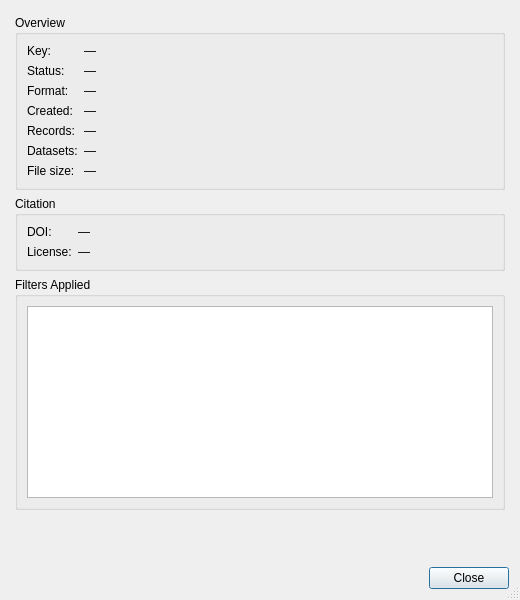
<?xml version="1.0" encoding="UTF-8"?>
<ui version="4.0">
 <class>DownloadDetailDialog</class>
 <widget class="QDialog" name="DownloadDetailDialog">
  <property name="geometry">
   <rect>
    <x>0</x>
    <y>0</y>
    <width>520</width>
    <height>600</height>
   </rect>
  </property>
  <property name="windowTitle">
   <string>Download Details</string>
  </property>
  <property name="sizeGripEnabled">
   <bool>true</bool>
  </property>
  <layout class="QVBoxLayout" name="verticalLayout_main">
   <item>
    <widget class="QScrollArea" name="scrollArea">
     <property name="widgetResizable"><bool>true</bool></property>
     <property name="frameShape"><enum>QFrame::NoFrame</enum></property>
     <widget class="QWidget" name="scrollContents">
      <property name="geometry">
       <rect><x>0</x><y>0</y><width>500</width><height>560</height></rect>
      </property>
      <layout class="QVBoxLayout" name="verticalLayout_scroll">
       <property name="leftMargin"><number>4</number></property>
       <property name="topMargin"><number>4</number></property>
       <property name="rightMargin"><number>4</number></property>
       <property name="bottomMargin"><number>4</number></property>

       <!-- Overview -->
       <item>
        <widget class="QGroupBox" name="overview_group">
         <property name="title"><string>Overview</string></property>
         <layout class="QFormLayout" name="formLayout_overview">
          <item row="0" column="0">
           <widget class="QLabel"><property name="text"><string>Key:</string></property></widget>
          </item>
          <item row="0" column="1">
           <widget class="QLabel" name="key_label">
            <property name="text"><string>—</string></property>
            <property name="textInteractionFlags">
             <set>Qt::LinksAccessibleByMouse|Qt::TextSelectableByKeyboard|Qt::TextSelectableByMouse</set>
            </property>
            <property name="openExternalLinks"><bool>true</bool></property>
           </widget>
          </item>
          <item row="1" column="0">
           <widget class="QLabel"><property name="text"><string>Status:</string></property></widget>
          </item>
          <item row="1" column="1">
           <widget class="QLabel" name="status_label">
            <property name="text"><string>—</string></property>
           </widget>
          </item>
          <item row="2" column="0">
           <widget class="QLabel"><property name="text"><string>Format:</string></property></widget>
          </item>
          <item row="2" column="1">
           <widget class="QLabel" name="format_label">
            <property name="text"><string>—</string></property>
           </widget>
          </item>
          <item row="3" column="0">
           <widget class="QLabel"><property name="text"><string>Created:</string></property></widget>
          </item>
          <item row="3" column="1">
           <widget class="QLabel" name="created_label">
            <property name="text"><string>—</string></property>
           </widget>
          </item>
          <item row="4" column="0">
           <widget class="QLabel"><property name="text"><string>Records:</string></property></widget>
          </item>
          <item row="4" column="1">
           <widget class="QLabel" name="records_label">
            <property name="text"><string>—</string></property>
           </widget>
          </item>
          <item row="5" column="0">
           <widget class="QLabel"><property name="text"><string>Datasets:</string></property></widget>
          </item>
          <item row="5" column="1">
           <widget class="QLabel" name="datasets_label">
            <property name="text"><string>—</string></property>
           </widget>
          </item>
          <item row="6" column="0">
           <widget class="QLabel"><property name="text"><string>File size:</string></property></widget>
          </item>
          <item row="6" column="1">
           <widget class="QLabel" name="size_label">
            <property name="text"><string>—</string></property>
           </widget>
          </item>
         </layout>
        </widget>
       </item>

       <!-- Citation -->
       <item>
        <widget class="QGroupBox" name="citation_group">
         <property name="title"><string>Citation</string></property>
         <layout class="QFormLayout" name="formLayout_citation">
          <item row="0" column="0">
           <widget class="QLabel"><property name="text"><string>DOI:</string></property></widget>
          </item>
          <item row="0" column="1">
           <widget class="QLabel" name="doi_label">
            <property name="text"><string>—</string></property>
            <property name="textInteractionFlags">
             <set>Qt::LinksAccessibleByMouse|Qt::TextSelectableByKeyboard|Qt::TextSelectableByMouse</set>
            </property>
            <property name="openExternalLinks"><bool>true</bool></property>
           </widget>
          </item>
          <item row="1" column="0">
           <widget class="QLabel"><property name="text"><string>License:</string></property></widget>
          </item>
          <item row="1" column="1">
           <widget class="QLabel" name="license_label">
            <property name="text"><string>—</string></property>
            <property name="wordWrap"><bool>true</bool></property>
            <property name="textInteractionFlags">
             <set>Qt::LinksAccessibleByMouse|Qt::TextSelectableByKeyboard|Qt::TextSelectableByMouse</set>
            </property>
            <property name="openExternalLinks"><bool>true</bool></property>
           </widget>
          </item>
         </layout>
        </widget>
       </item>

       <!-- Filters -->
       <item>
        <widget class="QGroupBox" name="filters_group">
         <property name="title"><string>Filters Applied</string></property>
         <layout class="QVBoxLayout" name="verticalLayout_filters">
          <item>
           <widget class="QPlainTextEdit" name="predicate_edit">
            <property name="readOnly"><bool>true</bool></property>
            <property name="lineWrapMode">
             <enum>QPlainTextEdit::NoWrap</enum>
            </property>
            <property name="minimumSize">
             <size><width>0</width><height>120</height></size>
            </property>
           </widget>
          </item>
         </layout>
        </widget>
       </item>

       <item>
        <spacer name="verticalSpacer">
         <property name="orientation"><enum>Qt::Vertical</enum></property>
         <property name="sizeHint" stdset="0">
          <size><width>20</width><height>10</height></size>
         </property>
        </spacer>
       </item>

      </layout>
     </widget>
    </widget>
   </item>
   <item>
    <widget class="QDialogButtonBox" name="button_box">
     <property name="standardButtons">
      <set>QDialogButtonBox::Close</set>
     </property>
    </widget>
   </item>
  </layout>
 </widget>
 <resources/>
 <connections/>
</ui>
